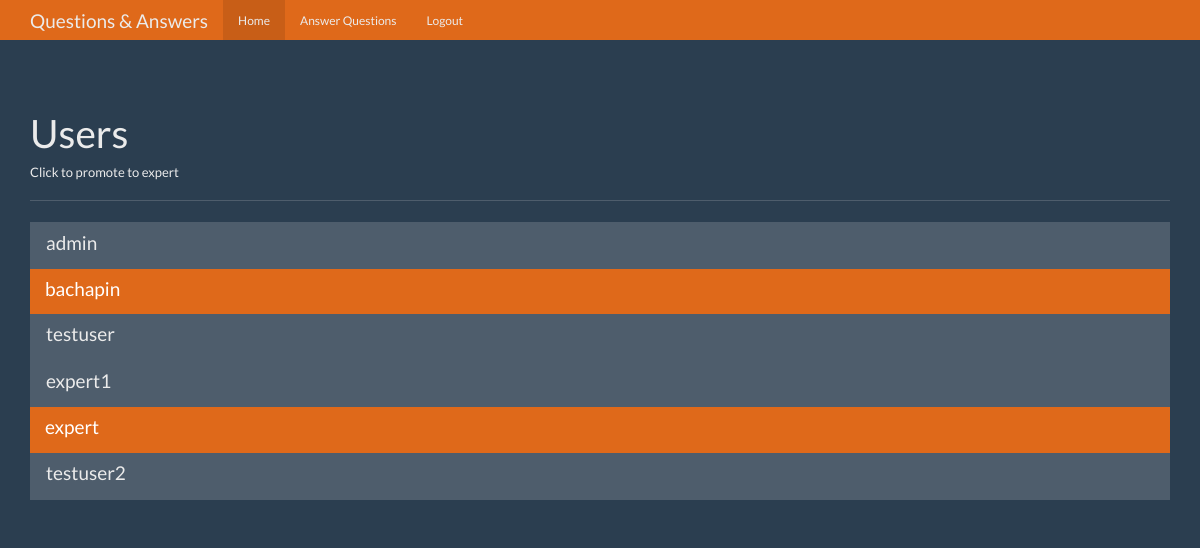
Page /users (signed in) on the committed database.
### tables this page shows
CREATE TABLE users(
    id integer primary key autoincrement,
    name text not null,
    password text not null,
    expert boolean not null,
    admin boolean not null
);

### app.py (the view)
@app.route('/users')
def users():
    user = get_current_user()
    db = get_db()
    users_cur = db.execute('select id, name, expert, admin from users')
    users_results = users_cur.fetchall()
    return render_template('users.html', user=user, users_results=users_results)

### app.py (called while the page is built)
def get_current_user():
    user_result = None
    if 'user' in session:
        user = session['user']
        db = get_db()
        user_cur = db.execute('select id, name, password, expert, admin from users where name = ?', [user])
        user_result = user_cur.fetchone()
    return user_result

### database.py (called while the page is built)
def connect_db():
    sql = sqlite3.connect('./questions.db')
    sql.row_factory = sqlite3.Row
    return sql

def get_db():
    if not hasattr(g, 'sqlite.db'):
        g.sqlite_db = connect_db()
    return g.sqlite_db

### templates/users.html (shortened to what this page needs)
<!DOCTYPE html>
<html lang="en">
  <head>
    <link href="{{ url_for('static', filename='bootstrap.min.css') }}" rel="stylesheet">
    <link href="{{ url_for('static', filename='theme.css') }}" rel="stylesheet">
  </head>
  <body>
    <nav class="navbar navbar-inverse navbar-fixed-top">
      <div class="container">
        <div class="navbar-header">
          <a class="navbar-brand" href="#">Questions & Answers</a>
        </div>
        <div id="navbar" class="navbar-collapse collapse">
          <ul class="nav navbar-nav">
            <li class="active"><a href="{{ url_for('index') }}">Home</a></li>
            {% if user and user['expert'] == 1 %}
            <li><a href="{{ url_for('answer') }}">Answer Questions</a></li>
            {% endif %}
            {% if user %}
            <li><a href="{{ url_for('logout') }}">Logout</a></li>
            {% endif %}
          </ul>
        </div>
      </div>
    </nav>
    <div class="container theme-showcase" role="main">
      <div class="page-header">
        <h1>Users</h1>
        <h6>Click to promote to expert</h6>
      </div>
      <div class="row">
        <div class="col-lg-12">
          <div class="list-group">
            {% for user in users_results %}
            <a href="{{ url_for('promote', user_id=user['id']) }}" class="list-group-item {% if user.expert == 1 %} active {% endif %}">
              <h4 class="list-group-item-heading">{{ user.name }}</h4>
            </a>
            {% endfor %}
          </div>
        </div>
      </div>
    </div>
  </body>
</html>

### static/theme.css (style rules this page uses)
body { padding-top: 70px; padding-bottom: 30px; }

### rows in the picture
users: name "admin"
users: name "bachapin"
users: name "testuser"
users: name "expert1"
users: name "expert"
users: name "testuser2"
